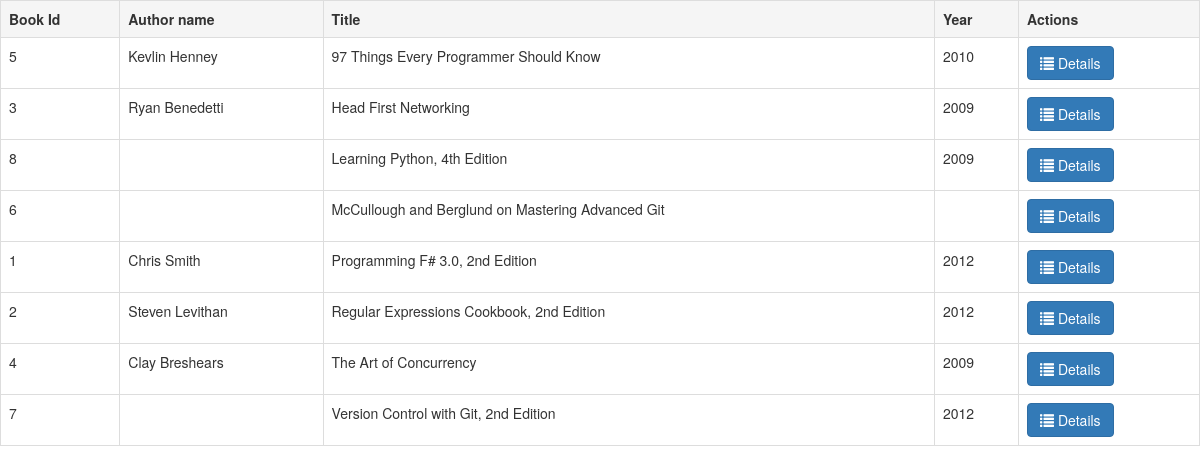
The page / on the database its author committed.
### tables this page shows
CREATE TABLE IF NOT EXISTS `Books` (
  `bookId` int(11) NOT NULL AUTO_INCREMENT,
  `authorId` int(11) DEFAULT NULL,
  `title` varchar(255) NOT NULL,
  `year` year(4) DEFAULT NULL,
  PRIMARY KEY (`bookId`)
);

CREATE TABLE IF NOT EXISTS `Authors` (
  `authorId` int(11) NOT NULL AUTO_INCREMENT,
  `name` varchar(255) NOT NULL,
  PRIMARY KEY (`authorId`)
);

### repository/bookRepo.php (called while the page is built, shortened)
<?php
include_once($_SERVER['DOCUMENT_ROOT'] . "models/Book.php");
class bookRepo
{
    private $conn;
    public function __construct($db)
    {
        $this->conn = $db;
    }
    public function getAll()
    {
        $query = "SELECT `bookId`, `title`, `Authors`.`name`, `year`  FROM `Books` LEFT JOIN `Authors` ON `Books`.`authorId` = `Authors`.`authorId` ORDER BY `title` ASC";
        $stmt = $this->conn->prepare($query);
        $stmt->execute();
        $books=[];
        while ($row = $stmt->fetch(PDO::FETCH_OBJ)) {
            $obj = new Book();
            $obj->setBookId($row->bookId);
            $obj->setAuthorId($row->name);
            $obj->setTitle($row->title);
            $obj->setYear($row->year);
            $books[] = $obj;
        }
        return $books;
    }
}

### models/Book.php (called while the page is built, shortened)
<?php
class Book
{
    public function setBookId($bookId)
    {
        $this->bookId = $bookId;
    }
    public function setAuthorId($authorId)
    {
        $this->authorId = $authorId;
    }
    public function setTitle($title)
    {
        $this->title = $title;
    }
    public function setYear($year)
    {
        $this->year = $year;
    }
}

### index.php (the view, shortened to what this page needs)
<?php
include_once('models/Book.php');
include_once('repository/bookRepo.php');
$database = new Database();
$db = $database->getConnection();
$repo = new bookRepo($db);
$books = $repo->getAll();
?>
<!DOCTYPE html>
<html>
<head>
    <link rel="stylesheet" href="https://maxcdn.bootstrapcdn.com/bootstrap/3.3.7/css/bootstrap.min.css">
</head>
<body>
<?php
echo "<table class='table table-hover table-responsive table-bordered'>";
echo "<tr>";
echo "<th>Book Id</th>";
echo "<th>Author name</th>";
echo "<th>Title</th>";
echo "<th>Year</th>";
echo "<th>Actions</th>";
echo "</tr>";
foreach ($books as $book) {
    echo "<tr>";
    echo "<td>$book->bookId</td>";
    echo "<td>$book->authorId</td>";
    echo "<td>$book->title</td>";
    echo "<td>$book->year</td>";
    echo "<td>";
    echo "<a href='single.php?bookId=$book->bookId' class='btn btn-primary left-margin'>";
    echo "<span class='glyphicon glyphicon-list'></span> Details";
    echo "</a>";
    echo "</td>";
    echo "</tr>";
}
echo "</table>";
?>
</body>
</html>

### rows shown on the page
books: bookId "5", authorId.name "Kevlin Henney", title "97 Things Every Programmer Should Know", year "2010"
books: bookId "3", authorId.name "Ryan Benedetti", title "Head First Networking", year "2009"
books: bookId "8", title "Learning Python, 4th Edition", year "2009"
books: bookId "6", title "McCullough and Berglund on Mastering Advanced Git"
books: bookId "1", authorId.name "Chris Smith", title "Programming F# 3.0, 2nd Edition", year "2012"
books: bookId "2", authorId.name "Steven Levithan", title "Regular Expressions Cookbook, 2nd Edition", year "2012"
books: bookId "4", authorId.name "Clay Breshears", title "The Art of Concurrency", year "2009"
books: bookId "7", title "Version Control with Git, 2nd Edition", year "2012"
